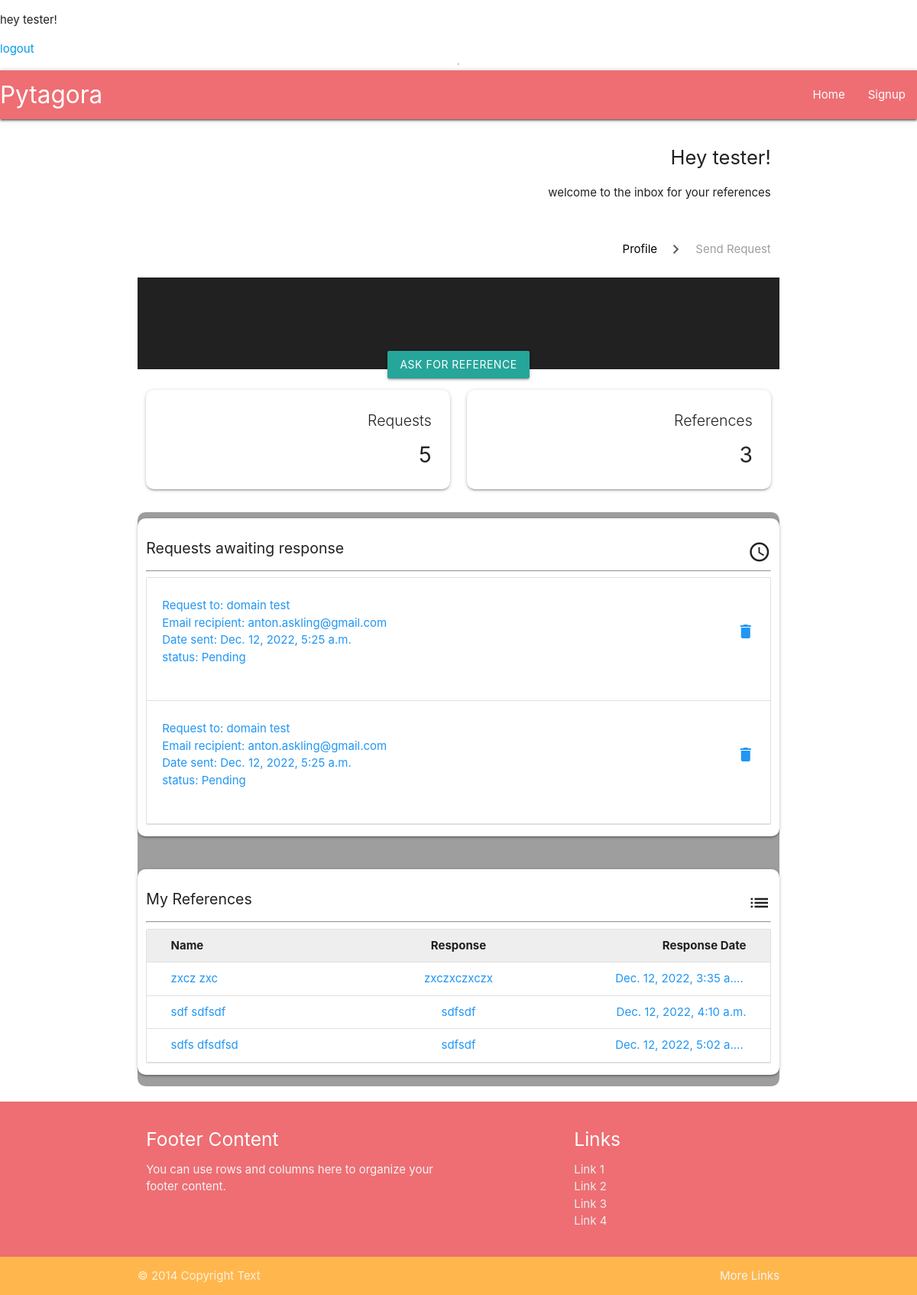
Page /profile/ (signed in) on the earlier database version.
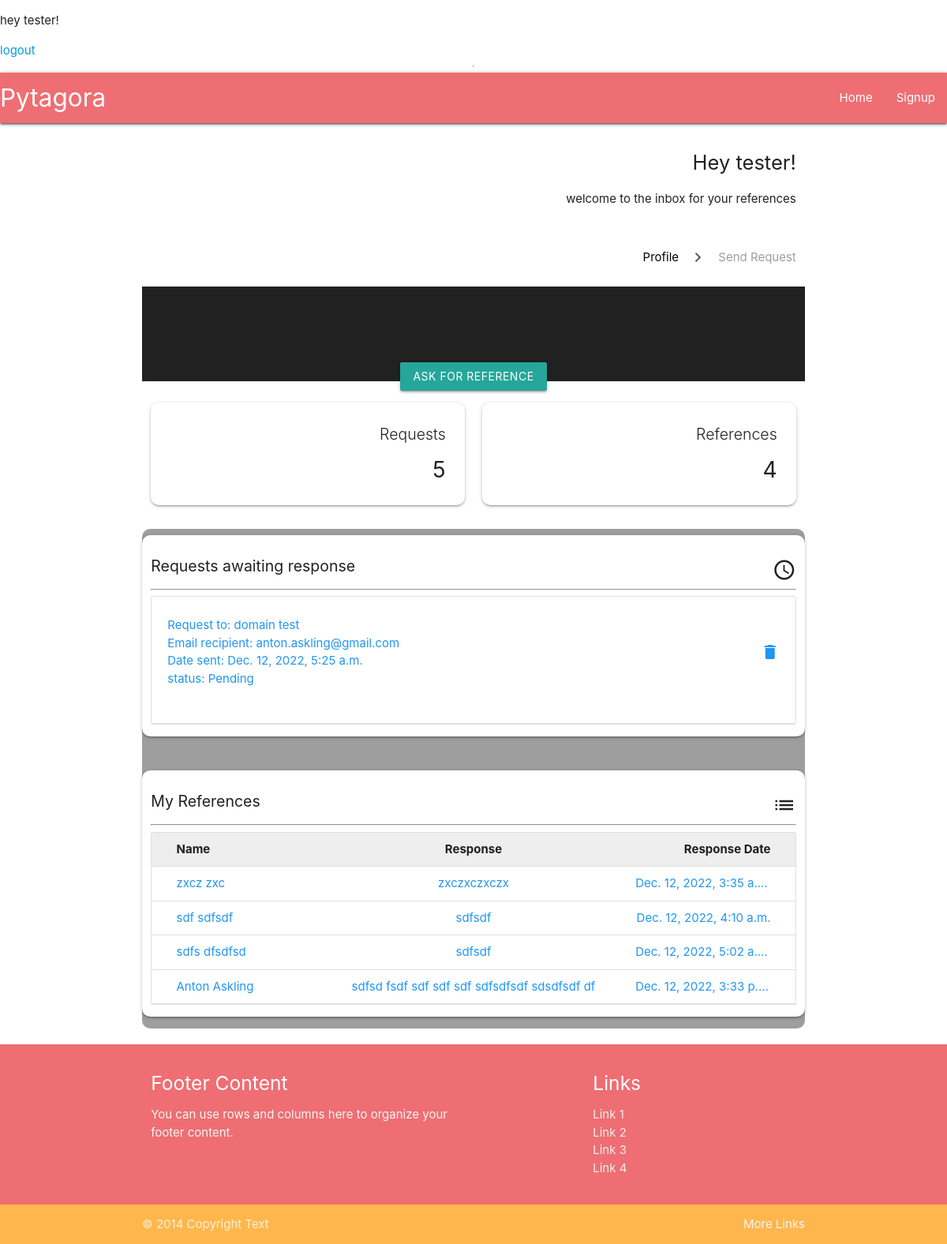
Same page on the later database version.
### userprofile/models.py (models this page shows, shortened)
class RefRequest(models.Model):
    profile = models.ForeignKey(Profile, verbose_name=_("profile"), on_delete=models.CASCADE)
    company_name = models.CharField(_("company name"), max_length=100, null=True, blank=True)
    company_slug = models.SlugField(_("company_slug"), null=True, blank=True, unique=False, max_length=150)
    date_from = models.DateField( verbose_name=_("date from"))
    date_to = models.DateField(verbose_name=_("date to"))
    to_email = models.EmailField(_("to email"), max_length=254, null=True, blank=True)
    UNINITIATED = "UNIN"
    PENDING = "PEND"
    COMPLETE = "COMP"
    STATUS_CHOICES = [
        (UNINITIATED, "Uninitiated"),
        (PENDING, "Pending"),
        (COMPLETE, "Complete"),
    ]
    status = models.CharField(_("status"), max_length=4, choices=STATUS_CHOICES, default=UNINITIATED,)
    time_sent = models.DateTimeField(_("time_sent"), auto_now_add=True, null=True)
    class Meta:
        verbose_name = "Reference request"
        verbose_name_plural = "Reference requests"

class RefResponse(models.Model):
    ref_request = models.OneToOneField(RefRequest, verbose_name=_("request to"), on_delete=models.CASCADE)
    profile = models.ForeignKey(Profile, verbose_name=_("profile"), on_delete=models.CASCADE, null=True, blank=True)
    first_name = models.CharField(_("first_name"), max_length=50, null=True, blank=True)
    last_name = models.CharField(_("last name"), max_length=50, null=True, blank=True)
    company_name = models.CharField(_("company name"), max_length=50, null=True, blank=True)
    title = models.CharField(_("title"), max_length=50)
    BOSS = "BOSS"
    COLLEAGUE = "COLL"
    CONSULTANT = "CONS"
    OTHER = "OTH"
    RELATION_CHOICES = [
        (BOSS, "I was a manager"),
        (COLLEAGUE, " I was a colleague"),
        (CONSULTANT, "he/she was temporary consultant"),
        (OTHER, "Other")
    ]
    relation = models.CharField(_("relation to referee"), choices=RELATION_CHOICES, default=BOSS, max_length=4)
    other_relation = models.CharField(_('if "Other", please specify'), max_length=80, null=True, blank=True)
    main_tasks = models.TextField(_("describe main tasks"))
    elaborate = models.TextField(_("elaborate"))
    extra = models.TextField(_("extra"), null=True, blank=True)
    email = models.EmailField(_("your email"), max_length=254)
    referee_first_name = models.CharField(_("referee first name"), max_length=50)
    referee_last_name = models.CharField(_("referee last name"), max_length=50)
    completed = models.BooleanField(_("is completed"), default=False)
    time_added = models.DateTimeField(_("time added"), auto_now=True)
    def get_full_name(self):
        return f"{self.first_name} {self.last_name}"
    class Meta:
        verbose_name = "Reference response"
        verbose_name_plural = "Reference responses"
        ordering = ["ref_request"]

### userprofile/views.py (the view)
# urls.py: path("profile/", TestProfileView.as_view(), name="test_profile"),
class TestProfileView(LoginRequiredMixin, ListView):
    model = Profile
    context_object_name = "profile"
    template_name="userprofile/test_profile.html"
    def get_context_data(self, **kwargs):
        context = super().get_context_data(**kwargs)
        context["profile"] = context["profile"].filter(user=self.request.user)
        context["requests"] = context["profile"][0].refrequest_set.all()
        context["count_requests"] = context["requests"].count()
        print(context["requests"].count())
        context["comp_responses"] = context["profile"][0].refresponse_set.all(
        ).filter(ref_request__status="COMP")
        context["count_responses"] = context["comp_responses"].count()
        context["current_datetime"] = datetime.now().strftime("%Y-%m-%d %H:%M")
        return context

### userprofile/templates/userprofile/test_profile.html (shortened to what the changed rows need)
{% extends "base.html" %}
{% load static %}
{% block content %}
    <div class="container center lighten-3">
        <section class="profile-section">
            <div class="heading-row row row-margin-delete">
                <div class="heading-box right-align col s12">
                    <h2 class="hm ">Hey {{ user.first_name }}!</h2>
                </div>
            </div>
            <div class="counter-row row row-margin-delete">
                <div class=" col s6 counter-box">
                    <div class="card right-align rounded">
                        <div class="card-content">
                            <span class="hs card-title"> References </span>
                            <span class="xl3">{{ count_responses }}</span>
                        </div>
                    </div>
                </div>
            </div>
        </section>
        <section class="grey rounded">
            <div class="row">
                <div class="col s12 card-panel rounded left-align">
                    <div class="collection">
                        {% for request in requests %}
                            {% if request.status == "PEND" %}
                            <a data-target="{{ request.id }}" class="modal-trigger  collection-item " href="">
                                <div class="row valign-wrapper">
                                    <div class="col s9 content truncate">
                                        <p class="truncate blue-text">
                                            Request to: {{ request.company_name }}<br />
                                            Email recipient: {{ request.to_email }}<br />
                                            Date sent: {{ request.time_sent }} <br />
                                            status: {{ request.get_status_display }}
                                        </p>
                                    </div>
                                    <div class="col s3">
                                        <i class="right material-icons blue-text">delete</i>
                                    </div>
                                </div>
                            </a>
                            {% endif %}
                        {% endfor %}
                    </div>
            </div>
            </div>
            <div class="row">
                <div class="col s12 card-panel rounded left-align">
                    <div class="collection">
                        {% for response in comp_responses %}
                        <a data-target="{{ response.id }}"  class="modal-trigger row collection-item reference-collection blue-text" href="">
                                <div class="col s3 truncate left-align"> {{ response.get_full_name }}</div>
                                <div class="col s6 truncate center-align">{{ response.elaborate }}</div>
                                <div class="col s3 truncate right-align">{{ response.time_added }}</div>
                        </a>
                       {% endfor %}
                    </div>
                    </div>
                </div>
            </div>
{% endblock content %}

Differences in the rows shown:
removed RefRequest: company_name "domain test", to_email "anton.askling@gmail.com", time_sent "Dec. 12, 2022, 5:25 a.m.", status "Pending"
added RefResponse: get_full_name "Anton Askling", elaborate "sdfsd fsdf sdf sdf sdf sdfsdfsdf sdsdfsdf df", time_added "Dec. 12, 2022, 3:33 p.…"
Other differences:
{{ count_responses }}: "3" → "4"
